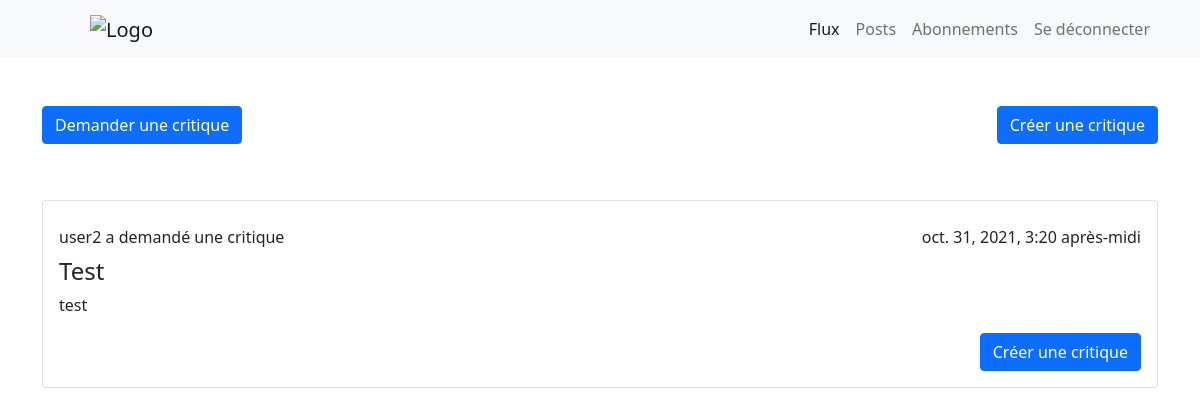
Page /flux/ (signed in) on the committed database.
### flux/models.py (models this page shows, shortened)
class Ticket(models.Model):
    title = models.CharField(max_length=128)
    description = models.TextField(max_length=2048, blank=True)
    user = models.ForeignKey(to=settings.AUTH_USER_MODEL, on_delete=models.CASCADE)
    image = models.ImageField(blank=True, null=True, upload_to='media/books')
    time_created = models.DateTimeField(auto_now_add=True)
    IMAGE_MAX_SIZE = (800, 800)

### accueil/models.py (models this page shows)
class User(AbstractUser):
    pass

### flux/views.py (the view)
# urls.py: path('', views.index, name='accueil'),
@login_required
def index(request):
    reviews = get_users_viewable_reviews(request.user)
    reviews = reviews.annotate(content_type=Value('REVIEW', CharField()))
    tickets = get_users_viewable_tickets(request.user)
    tickets = tickets.annotate(content_type=Value('TICKET', CharField()))
    tickets = tickets.annotate(num_reviews=Count('review'))
    posts = sorted(
        chain(reviews, tickets),
        key=lambda post: post.time_created,
        reverse=True
    )
    paginator = Paginator(posts, 5)
    page = request.GET.get('page')
    page_obj = paginator.get_page(page)
    context = {'page_obj': page_obj, 'current_page': 'flux'}
    return render(request, 'flux/index.html', context)

### flux/views.py (called while the page is built)
def get_users_viewable_reviews(user):
    followed_users = UserFollows.objects.filter(user=user)
    tickets = Ticket.objects.filter(user=user)
    reviews = Review.objects.filter(user=user) | Review.objects.filter(
        user__in=[el.followed_user for el in followed_users]) | Review.objects.filter(ticket__in=tickets)
    return reviews

def get_users_viewable_tickets(user):
    followed_users = UserFollows.objects.filter(user=user)
    tickets = Ticket.objects.filter(user=user) | Ticket.objects.filter(
        user__in=[el.followed_user for el in followed_users])
    return tickets

### flux/templates/flux/index.html (shortened to what this page needs)
{% extends "base_generic.html" %}
{% block content%}
<div class="container my-5">
    <div class="row">
        <div class="col-6">
            <a name="" id="" class="btn btn-primary" href={% url 'create_ticket' %} role="button">Demander une
                critique</a>
        </div>
        <div class="col-6 d-flex justify-content-end">
            <a name="" id="" class="btn btn-primary" href={% url 'create_ticket_and_review' %} role="button">Créer une
                critique</a>
        </div>
    </div>
</div>
<div class="container ">
    <div class="row">
        <div class="col-12">
            {% for post in page_obj %}
            {% if post.content_type == 'TICKET' %}
            <div class="my-2">
                {% include 'flux/ticket_snippet.html' with ticket=post %}
            </div>
            {% elif post.content_type == 'REVIEW' %}
            <div class="my-2">
                {% include 'flux/review_snippet.html' with review=post %}
            </div>
            {% endif%}
            {% endfor %}
        </div>
    </div>
</div>
{% load static %}
{% endblock %}

### flux/templates/flux/ticket_snippet.html (shortened to what this page needs)
<div class="card">
    <div class="card-body">
        <div class="d-flex justify-content-between my-2">
            {% if ticket.user.username == request.user.username %}
            <span>Vous avez demandé une critique</span>
            {% else %}
            <span>{{ticket.user.username}} a demandé une critique</span>
            {% endif%}
            <span>{{ticket.time_created}}</span>
        </div>
        <h4 class="card-title">{{ticket.title}}</h4>
        <p class="card-text">{{ticket.description}}</p>
        {% if ticket.num_reviews == 0  %}
            <div class="mt-3 d-flex justify-content-end">
                <a name="" id="" class="btn btn-primary" href="create_review/{{ticket.id}}" role="button">Créer une critique</a>
            </div>
        {% endif%}
    </div>
</div>

### rows in the picture
Ticket: user.username "user2", time_created "oct. 31, 2021, 3:20 après-midi", title "Test", description "test"
